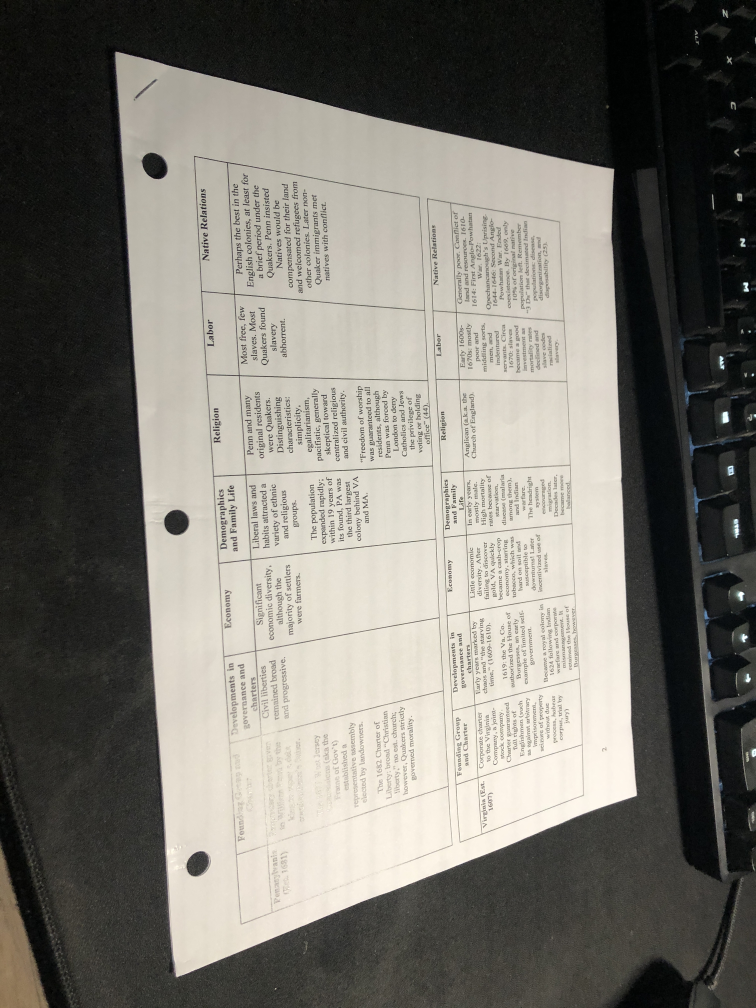
#> input picture img/img.jpg, 3024 x 4032 px (shown at 1/4 size)
$ python main.py --image img/img.jpg
#> lines starting #> are read from the running program, lines starting #| are printed output that depends on the picture; after the words box and inside, x2 and y2 are one past the last pixel; in counts of white or black regions, pixels touching at a corner belong together
# importing libraries
import numpy as np
import argparse
import cv2
import imutils

def findDoc(original, edged):
    # find contours in the image
    # using RETR_LIST to find all contours
    (cnts, _) = cv2.findContours(edged.copy(), cv2.RETR_LIST, cv2.CHAIN_APPROX_SIMPLE)

    # sort the contours from the largest to smallest
    # only taking the 10 largest one
    cnts = sorted(cnts, key = cv2.contourArea, reverse=True)

    # loop through all countours
    for c in cnts:
        # approximate the contour length
        p = cv2.arcLength(c, True)
        approx = cv2.approxPolyDP(c, 0.05 * p, True)

        # if 4 points counted, we can copy the contour
        if len(approx) == 4:
            doc_cnt = approx
            break

    # returning contour and document contour
    return doc_cnt

# orders the points in the order of top left, top right, bottom left, bottom right
# in preparation for warping
def sort_points(pts):
    # create a list of cordinates
    rect = np.zeros((4, 2), dtype='float32')

    # top left point has the smallest sum
    # bottom right point has the largest sum
    # top right point has the smallest difference
    # bottom left point has the largest difference

    # summing the x and y coordinate
    s = pts.sum(axis=1)

    # argmin returns the index of the smallest sum
    # argmax returns the index of the maximum sum
    rect[0] = pts[np.argmin(s)]
    rect[2] = pts[np.argmax(s)]

    # getting the diffence of the x and y coordinate
    d = np.diff(pts, axis=1)

    # argmin returns the index of the smallest difference
    # argmax returns the index of the maximum difference
    rect[1] = pts[np.argmin(d)]
    rect[3] = pts[np.argmax(d)]

    # return the sorted cordinates
    return rect

def warp(img, pts):
    rect = sort_points(pts)
    (tl, tr, br, bl) = rect


    # calculate the new maximum width of the new image using the
    # largest width of the original image
    widthA = np.sqrt(((br[0] - bl[0]) ** 2) + ((br[1] - bl[1]) ** 2))
    widthB = np.sqrt(((tr[0] - tl[0]) ** 2) + ((tr[1] - tl[1]) ** 2))
    maxWidth = max(int(widthA), int(widthB))

    # calculate the new maximum height of the new image using the
    # largest height of the original image
    heightA = np.sqrt(((tr[0] - br[0]) ** 2) + ((tr[1] - br[1]) ** 2))
    heightB = np.sqrt(((tl[0] - bl[0]) ** 2) + ((tl[1] - bl[1]) ** 2))
    maxHeight = max(int(heightA), int(heightB))

    # calculate the new coordiantes of points with new obtained width and height
    dst = np.array([
        [0, 0],
        [maxWidth - 1, 0],
        [maxWidth - 1, maxHeight - 1],
        [0, maxHeight - 1]
    ],
    dtype = "float32")

    # calculate the transformation matrix
    M = cv2.getPerspectiveTransform(rect, dst)

    # warping using cv2 warp
    warped = cv2.warpPerspective(img, M, (maxWidth, maxHeight))

    # return the warped image
    return warped

def main():
    # adding argument and getting the image
    parse = argparse.ArgumentParser()
    parse.add_argument('-i', '--image', required=True, help='path to image')
    args = vars(parse.parse_args())

    # reading the original image
    original = cv2.imread(args['image'])
#> original is the input picture: shape (4032, 3024, 3); mean B, G, R 111.1, 118.1, 120.7

    # resizing the image down for more accurate detection and faster processing
    original = imutils.resize(original, width=600)
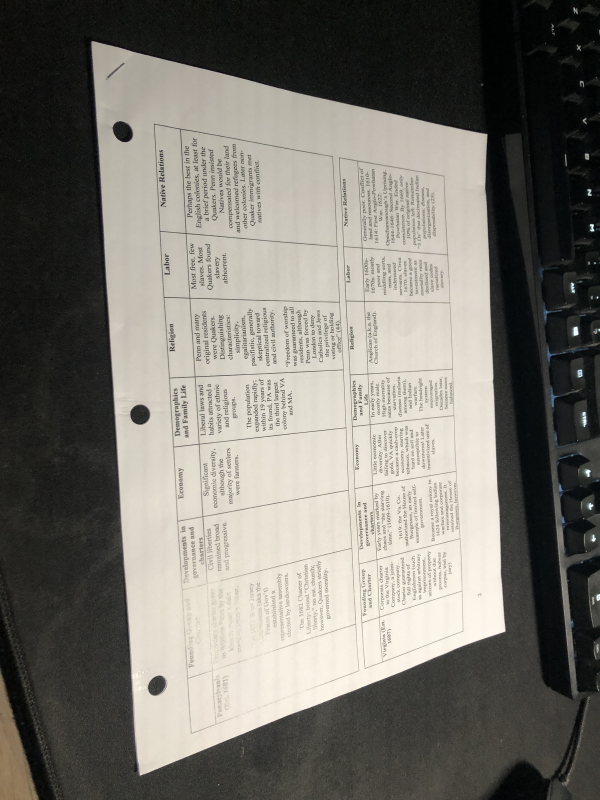
#> original: shape (800, 600, 3); mean B, G, R 111.1, 118.1, 120.7

    # creating a copy for modification
    img = original.copy()

    # convert image to grayscale
    img = cv2.cvtColor(img, cv2.COLOR_BGR2GRAY)

    # blurring image in preparation for processing
    blurred = cv2.GaussianBlur(img, (9, 9), 0)
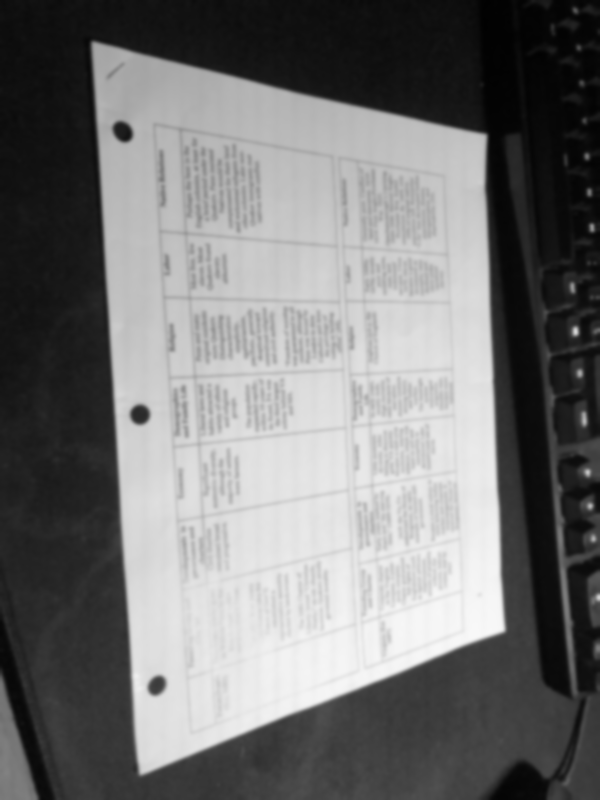
#> blurred: shape (800, 600); min 1, max 248, mean 118.1

    # display original and processed image
    cv2.imshow('original', original)
    cv2.imshow('processed for edge detection', blurred)

    # canny edge detection
    edged = cv2.Canny(blurred, 80, 250)
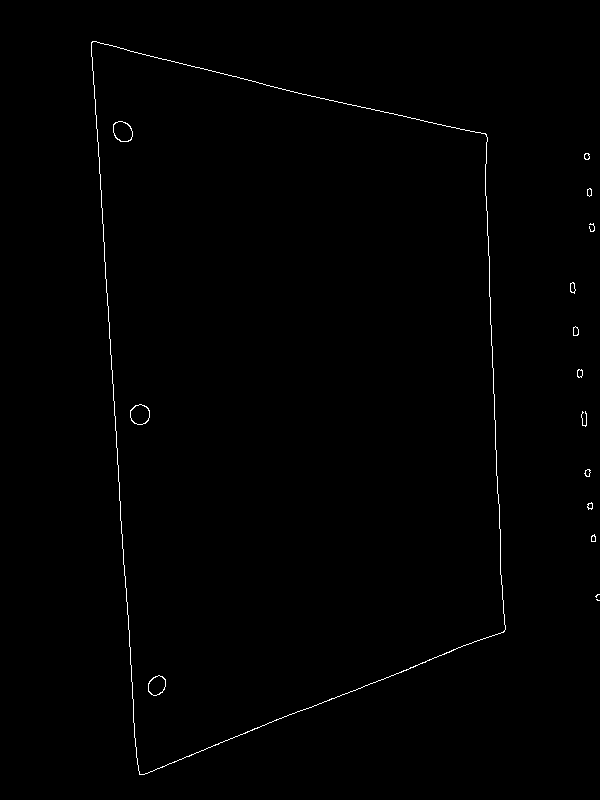
#> edged: shape (800, 600); 0.52% white in thin lines or dots, all inside (x1, y1, x2, y2) = (91, 41, 600, 775)
    cv2.imshow("edges", edged)

    cv2.waitKey(0)
    cv2.destroyAllWindows()

    # finding document contour
    doc_cnt = findDoc(original, edged)
#> in findDoc, `(cnts, _) = cv2.findContours(edged.copy(), cv2.RETR_LIST, cv2.CHAIN_AP..`: cnts = 28 contours, 6 with area under 20; largest, box (x1, y1, x2, y2) and area: (91, 41, 506, 775) 233924, (91, 41, 506, 775) 233890, (113, 121, 133, 142) 310, (130, 404, 150, 425) 308, (113, 121, 133, 142) 294
#> the loop in findDoc, `for c in cnts:` made 1 pass
#> (p, doc_cnt) on pass 1: (2117, [[92, 41], [144, 774], [504, 631], [487, 137]])
#> doc_cnt = [[92, 41], [144, 774], [504, 631], [487, 137]]

    # copying image for contour drawing
    cont = original.copy()

    # draw contours around the file
    cv2.drawContours(cont, [doc_cnt], -1, (0, 0, 255), 5)
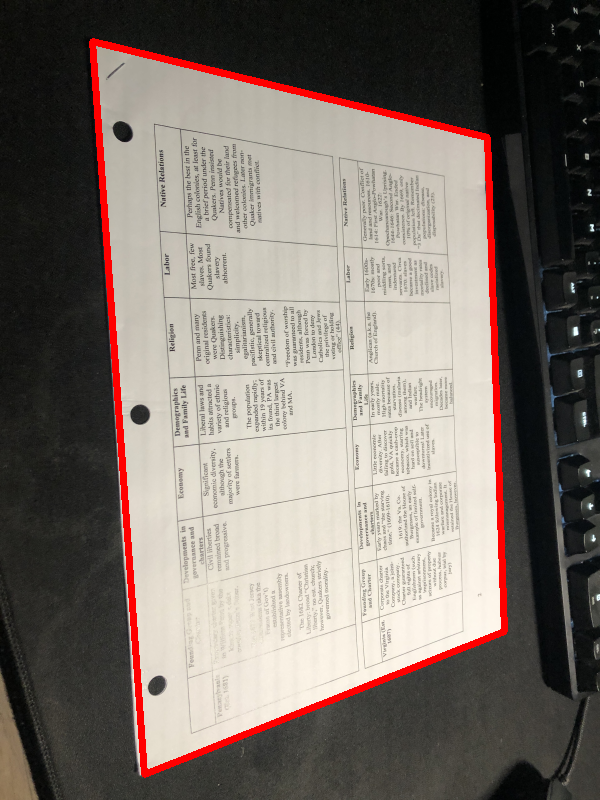
#> cont: shape (800, 600, 3); 2.94% of pixels changed, all inside (x1, y1, x2, y2) = (89, 38, 508, 778)
    cv2.imshow('contours', cont)

    # reshape doc_cnts into 4x2 to for warping
    warped = warp(original.copy(), doc_cnt.reshape(4, 2))
#> in sort_points, `s = pts.sum(axis=1)`: s = [133, 918, 1135, 624]
#> in sort_points, `d = np.diff(pts, axis=1)`: d = [-51, 630, 127, -350]
#> in warp, `rect = sort_points(pts)`: rect = [[92, 41], [487, 137], [504, 631], [144, 774]]
#> in warp, `(tl, tr, br, bl) = rect`: tl = [92, 41]; tr = [487, 137]; br = [504, 631]; bl = [144, 774]
#> in warp, `widthA = np.sqrt(((br[0] - bl[0]) ** 2) + ((br[1] - bl[1]) ** 2))`: widthA = 387.4
#> in warp, `widthB = np.sqrt(((tr[0] - tl[0]) ** 2) + ((tr[1] - tl[1]) ** 2))`: widthB = 406.5
#> in warp, `maxWidth = max(int(widthA), int(widthB))`: maxWidth = 406
#> in warp, `heightA = np.sqrt(((tr[0] - br[0]) ** 2) + ((tr[1] - br[1]) ** 2))`: heightA = 494.3
#> in warp, `heightB = np.sqrt(((tl[0] - bl[0]) ** 2) + ((tl[1] - bl[1]) ** 2))`: heightB = 734.8
#> in warp, `maxHeight = max(int(heightA), int(heightB))`: maxHeight = 734
#> in warp, `dst = np.array([ [0, 0], [maxWidth - 1, 0], [maxWidth - 1, maxHeight -..`: dst = [[0, 0], [405, 0], [405, 733], [0, 733]]
#> in warp, `M = cv2.getPerspectiveTransform(rect, dst)`: M = [[0.643, -0.0456, -57.25], [-0.214, 0.879, -16.38], [-0.00078, -3.11e-05, 1]]
#> in warp, `warped = cv2.warpPerspective(img, M, (maxWidth, maxHeight))`:
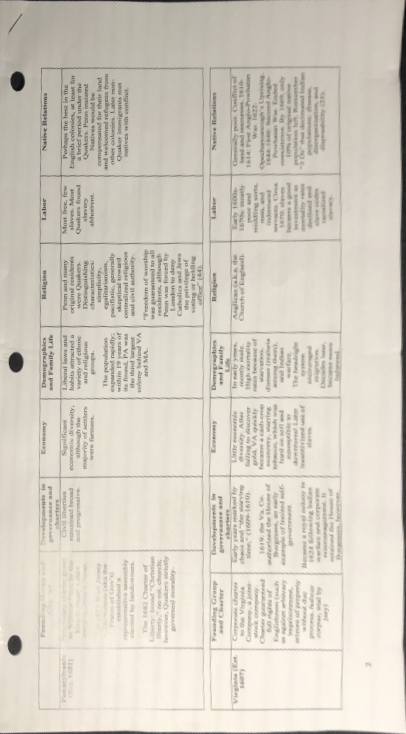
#> warped: shape (734, 406, 3); mean of channels 0, 1, 2 195.2, 206.8, 212.5; drawn as B, G, R

    # fix aspect ratio of document after warping
    final_img = cv2.resize(warped, (600, 800))
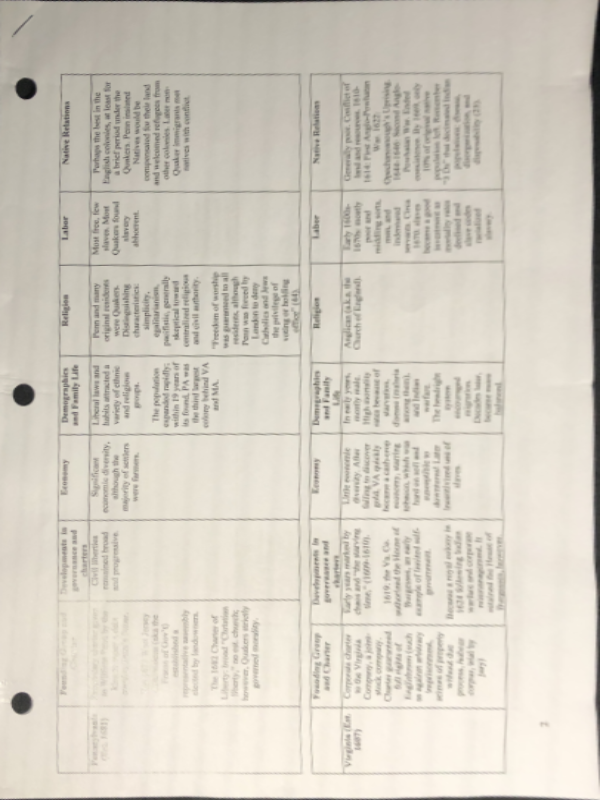
#> final_img: shape (800, 600, 3); mean of channels 0, 1, 2 195.1, 206.7, 212.4; drawn as B, G, R
    cv2.imshow('final', final_img)

    cv2.waitKey(0)

if __name__ == '__main__':
    main()
